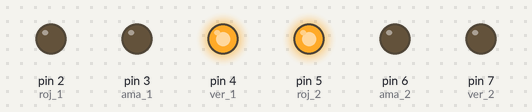
Bench run of a sketch on a simulated Arduino Uno, built with avr-gcc and run on an emulated ATmega328P. Parts: output pins drawn as LEDs (lit = HIGH).

Above: at 0.1 s.
At 7.1 s:
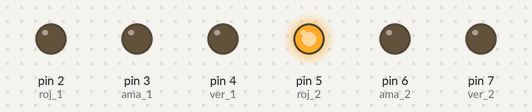
At 14.1 s:
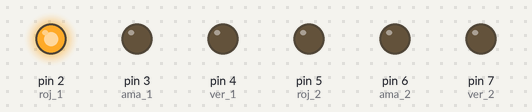
At 18.1 s:
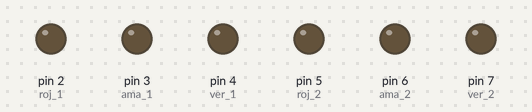
At 29.1 s:
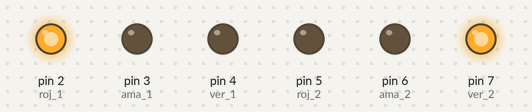
At 39.1 s:
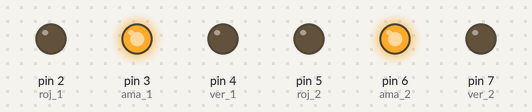
Timing chart, 0 to 40.0 s (numbered marks = the images above):
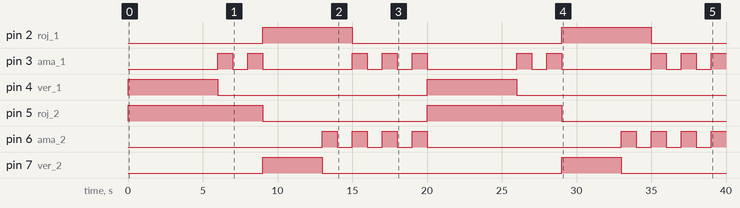

The sketch:

Sem_foro.ino
```cpp
#define roj_1 2
#define ama_1 3
#define ver_1 4
#define roj_2 5
#define ama_2 6
#define ver_2 7

boolean A,B,C,D;
boolean Q,R,S,T,U,V;

void semaforo(boolean A, boolean B, boolean C, boolean D){
    Q = (!A&(!B|!C)); ///Verde 1
    R = ((!A&B&C&!D)|(A&B&C&D)|(A&!B&!C&!D)); ///Amarillo 1
    S = (A&((B&!C)|(!B&D)|(C&!D)));///Rojo 1
    T = ((A&B&!C&!D)|((A&!B)&(C|D))); ///Verde 2
    V = (!A|(!B&!C&!D)); ///Rojo 2
    U = ((A&B&D));///Amarillo 2
    if (A == 1 && B == 1 && C == 1 && D == 1){
      digitalWrite(roj_1, 0);
      digitalWrite(roj_2, 0);
      digitalWrite(ama_1, 1);
      digitalWrite(ama_2, 1);
      delay(1000);
      digitalWrite(ama_1, 0);
      digitalWrite(ama_2, 0);
      delay(1000);
      digitalWrite(ama_1, 1);
      digitalWrite(ama_2, 1);
      delay(1000);
      digitalWrite(ama_1, 0);
      digitalWrite(ama_2, 0);
      delay(1000);
      digitalWrite(ama_1, 1);
      digitalWrite(ama_2, 1);
      delay(1000);
    }else{
      digitalWrite(roj_1, S);
      digitalWrite(roj_2, V);
      digitalWrite(ama_1, R);
      digitalWrite(ama_2, U);
      digitalWrite(ver_1, Q);
      digitalWrite(ver_2, T);
      delay(1000);
    }
}
void setup() {
  pinMode(roj_1, OUTPUT);
  pinMode(roj_2, OUTPUT);
  pinMode(ama_1, OUTPUT);
  pinMode(ama_2, OUTPUT);
  pinMode(ver_1, OUTPUT);
  pinMode(ver_2, OUTPUT);
}

void loop() {
  semaforo(0,0,0,0);
  semaforo(0,0,0,1);
  semaforo(0,0,1,0);
  semaforo(0,0,1,1);
  semaforo(0,1,0,0);
  semaforo(0,1,0,1);
  semaforo(0,1,1,0);
  semaforo(0,1,1,1);
  semaforo(1,0,0,0);
  semaforo(1,0,0,1);
  semaforo(1,0,1,0);
  semaforo(1,0,1,1);
  semaforo(1,1,0,0);
  semaforo(1,1,0,1);
  semaforo(1,1,1,0);
  semaforo(1,1,1,1);
}
```

Measured:
- by itself, pin 2 (roj_1), pin 4 (ver_1): alternates HIGH for 6.0 s and LOW for 14.0 s
- by itself, pin 3 (ama_1): LOW → HIGH at 6.0 s, → LOW 1.0 s later, → HIGH 1.0 s later, → LOW 1.0 s later, … (19 changes in this stretch)
- by itself, pin 5 (roj_2): alternates HIGH for 9.0 s and LOW for 11.0 s
- by itself, pin 6 (ama_2): goes 3 × (HIGH 1.0 s, LOW 1.0 s), HIGH 1.0 s, LOW 13.0 s, 3 × (HIGH 1.0 s, LOW 1.0 s), then HIGH
- by itself, pin 7 (ver_2): alternates HIGH for 4.0 s and LOW for 16.0 s
